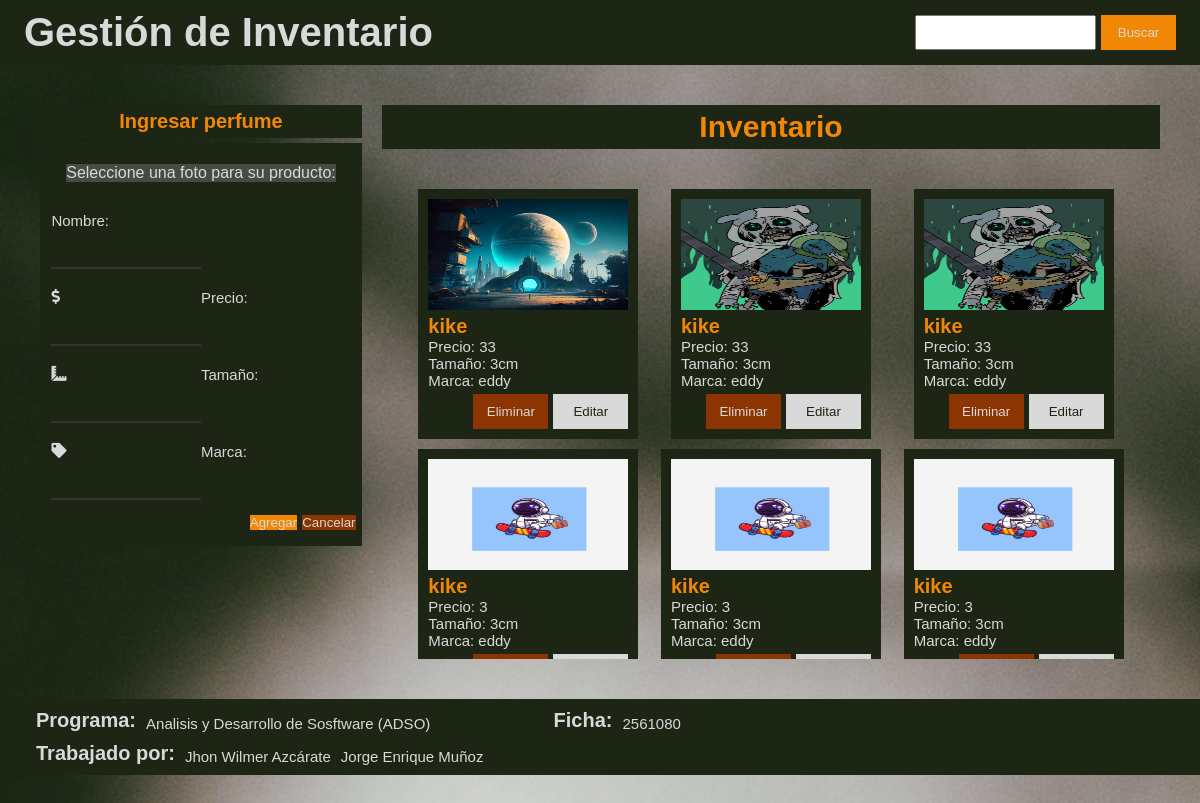
The page / on the database its author committed.
### index.php (the view, shortened to what this page needs)
<!DOCTYPE html>
<html lang="en">
<head>
    <link rel="stylesheet" href="style.css">
    <link rel="stylesheet" href="https://cdnjs.cloudflare.com/ajax/libs/font-awesome/5.15.3/css/all.min.css">
</head>
<body>
    <header>
        <div class="header-title">
            <h1>Gestión de Inventario</h1>
        </div>
        <form class="header-search" action="">
            <input type="search" name="" id="buscar">
            <input type="submit" value="Buscar">
        </form>
    </header>
    <main>
        <section class="main-form">
            <div class="form-title">
                <h2>Ingresar perfume</h2>
            </div>
            <form action="post.php" method="post" enctype="multipart/form-data">
                <fieldset class="form-img">
                    <label for="foto"> Seleccione una foto para su producto:
                    </label>
                </fieldset>
                <fieldset class="form-field">
                    <label for="nombre">Nombre:</label>
                    <i class="icon fas fa-perfume"></i>
                    <input type="text" name="nombre" id="nombre" required >
                </fieldset>
                <fieldset class="form-field">
                    <i class="icon fas fa-dollar-sign"></i>
                    <label for="precio">Precio:</label>
                    <input type="number" name="precio" id="precio" required>
                </fieldset>
                <fieldset class="form-field">
                    <i class="icon fas fa-ruler-combined"></i>
                    <label for="tamaño">Tamaño:</label>
                    <input type="text" name="tamaño" id="tamaño" required>
                </fieldset>
                <fieldset class="form-field">
                    <i class="icon fas fa-tag"></i>
                    <label for="marca">Marca:</label>
                    <input type="text" name="marca" id="marca" required>
                </fieldset>
                <div class="form-buttons">
                    <input type="submit" value="Agregar">
                    <input type="reset" value="Cancelar">
                </div>
            </form>
        </section>
        <section class="main-inventario">
            <div class="inventario-title">
                <h2>Inventario</h2>
            </div>
            <div class="inventario-container">
                <?php
                require_once "conexion.php";
                $sql = "SELECT nombre, precio, tamaño, marca, foto FROM perfumes_la4°";
                $resultado = $conn->query($sql);
                if ($resultado->num_rows > 0) {
                    while ($fila = $resultado->fetch_assoc()) {
                        $nombre = $fila["nombre"];
                        $precio = $fila["precio"];
                        $tamaño = $fila["tamaño"];
                        $marca = $fila["marca"];
                        $rutaImagen = $fila["foto"];
                        echo "<div class='inventario-item'>";
                        echo "<img class='item-img' src='$rutaImagen' alt='Imagen del perfume'>";
                        echo "<div class='item-descripcion'>";
                        echo "<h3>$nombre</h3>";
                        echo "<span>Precio: $precio</span> <br>";
                        echo "<span>Tamaño: $tamaño</span> <br>";
                        echo "<span>Marca: $marca</span> <br>";
                        echo "</div>";
                        echo "<div class='item-botones'>";
                        echo "<button class='botones-eliminar'>Eliminar</button>";
                        echo "<button class='botones-editar'>Editar</button>";
                        echo "</div>";
                        echo "</div>";
                    }
                } else {
                    echo "No se encontraron registros.";
                }
                ?>
            </div>
    </main>
    <footer>
        <section>
            <h3>Programa:</h3>
            <span>Analisis y Desarrollo de Sosftware (ADSO)</span>
        </section>
        <section>
            <h3>Ficha:</h3>
            <span>2561080</span>
        </section>
        <section>
            <h3>Trabajado por:</h3>
            <span>Jhon Wilmer Azcárate</span>
            <span>Jorge Enrique Muñoz</span>
        </section>
    </footer>
</body>
</html>

### style.css (style rules this page uses)
:root { --blanco: #D9D9D9; --negro: #1D2614; --dorado: #F28705; --cafe: #8C3503; --gris: #8C827D; }
* { margin: 0; padding: 0; box-sizing: border-box; }
html { font-size: 62.5%; font-family: Arial, Helvetica, sans-serif; }
body { margin: 0; padding: 0; height: 100vh; background-size: cover; background-image: url(./static/img/perfume-fondo.jpg); }
header, main, footer { grid-column-start: 1; grid-column-end: -1; }
header, footer { color: var(--blanco); background-color: var(--negro); }
header { padding: 10px 2%; display: flex; justify-content: space-between; align-items: center; }
.header-title { font-size: 2rem; }
.header-search { display: grid; grid-template-columns: repeat(2, auto); gap: 5px; font-size: 1.5rem; }
.header-search input[type="submit"] { width: 75px; height: 35px; color: var(--blanco); background-color: var(--dorado); border: none; }
main { padding: 30px; display: flex; flex-wrap: wrap; justify-content: space-around; align-items: flex-start; }
main section { height: 100%; }
.main-form { padding: 10px; width: 30%; display: flex; flex-direction: column; justify-content: flex-start; align-items: center; gap: 5px; }
.form-title { padding: 5px 10%; width: 100%; display: flex; justify-content: center; align-items: center; background-color: var(--negro); }
.main-form h2 { font-size: 2rem; color: var(--dorado); }
.main-form form { padding: 5% 2%; width: 100%; display: flex; flex-direction: column; gap: 10px; font-size: 1.5rem; background-color: var(--negro); }
fieldset { padding: 5px; color: var(--blanco); border: none; }
.form-img { display: flex; flex-direction: column; align-items: center; }
.form-img label { font-size: 16px; margin-bottom: 10px; background-color: #77777779; }
.form-field { display: grid; grid-template-columns: repeat(2, 1fr); }
.form-field input[type="number"] { -moz-appearance: textfield; appearance: textfield; -webkit-appearance:textfield; appearance: textfield; }
.form-buttons { display: flex; justify-content: flex-end; gap: 5px; }
.form-field input { border: none; border-bottom: 2px solid #333; padding: 10px; font-size: 16px; background-color: transparent; color: var(--cafe); transition: border-bottom-color 0.3s ease; width: 100%; }
.form-field input::placeholder { color: #777; }
.form-buttons input[type="submit"], .form-buttons input[type="reset"] { color: var(--blanco); border: none; }
.form-buttons input[type="submit"] { background-color: var(--dorado); }
.form-buttons input[type="reset"] { background-color: var(--cafe); }
.main-inventario { padding: 10px; width: 70%; display: flex; flex-direction: column; justify-content: flex-start; align-items: center; gap: 10px; }
.main-inventario h2 { font-size: 3rem; }
.inventario-title { padding: 5px 10%; width: 100%; display: flex; justify-content: center; align-items: center; color:var(--dorado); background-color: var(--negro); }
.inventario-container { padding: 30px; width: 100%; max-height: 500px; display: grid; grid-template-columns: repeat(3, 1fr); justify-items: center; gap: 10px; overflow-y: scroll; }
.inventario-item { padding: 10px; min-width: 200px; height: 250px; display: flex; flex-direction: column; justify-content: flex-end; row-gap: 5px; background-color: var(--negro); }
.inventario-item h3 { color: var(--dorado); }
.inventario-item span { color: var(--blanco); }
.item-img { width: 100%; max-width:200px; height: 100%; min-height:100px }
.item-descripcion h3 { font-size: 2rem; }
.item-descripcion span { font-size: 1.5rem; }
.item-botones { display: flex; justify-content: flex-end; align-items: flex-end; gap: 5px; }
.item-botones button { width: 75px; height: 35px; }
.botones-eliminar { color:var(--blanco); background-color: var(--cafe); border: none; }
.botones-editar { color: var(--negro); background-color: var(--blanco); border: none; }
footer { padding: 10px 3%; display: flex; justify-content: flex-start; align-items: flex-start; flex-wrap: wrap; gap: 10px; }
footer section { width: 45%; display: flex; justify-items: flex-start; align-items: flex-end; gap: 10px; }
footer>section>h3 { font-size: 2rem; }
footer>section>span { font-size: 1.5rem; }

### rows shown on the page
perfumes_la4°: foto (picture), nombre "kike", precio "33", tamaño "3cm", marca "eddy"
perfumes_la4°: foto (picture), nombre "kike", precio "33", tamaño "3cm", marca "eddy"
perfumes_la4°: foto (picture), nombre "kike", precio "33", tamaño "3cm", marca "eddy"
perfumes_la4°: foto (picture), nombre "kike", precio "3", tamaño "3cm", marca "eddy"
perfumes_la4°: foto (picture), nombre "kike", precio "3", tamaño "3cm", marca "eddy"
perfumes_la4°: foto (picture), nombre "kike", precio "3", tamaño "3cm", marca "eddy"
